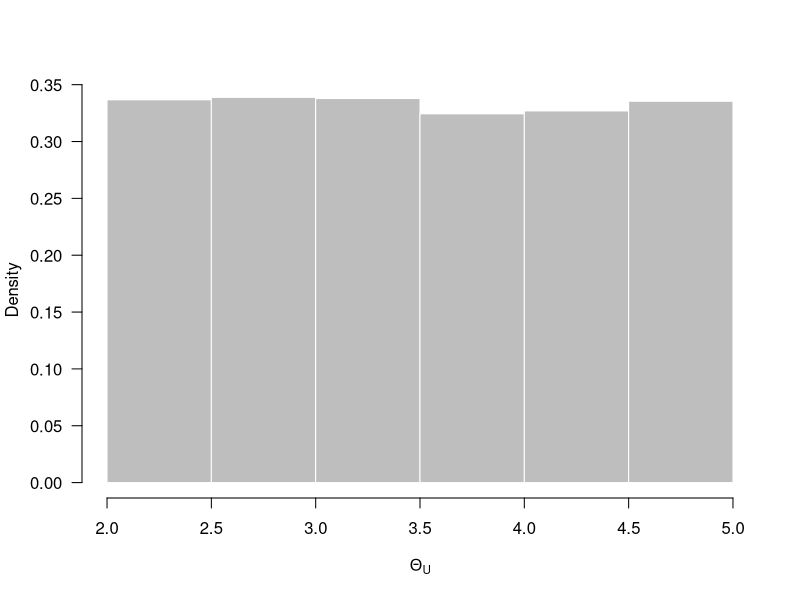
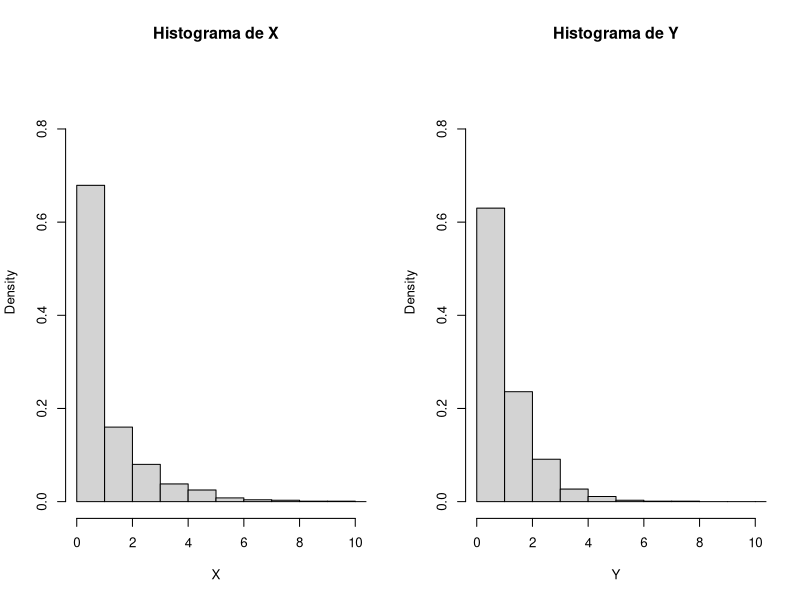

Generate these figures, in order, with R: (Note: this script raises an error after producing the figures.)
#Los n ́umeros aleatorios son la base esencial de la sim-ulaci ́on
#de  variables  aleatorias  que  veremos  m ́as  adelante. 
#Comoprimera experiencia supongamos que cada alumno de la universidadva a 
#elegir totalmente al azar un n ́umero entre 2 y 5.
set.seed(1113)
U=runif(20000,2,5)
hist(U,freq=F,col="gray",border="white",las=1,nclass=5,main="",font.main=1,xlab=expression(Theta[U]))


#Sean X e Y dos vectores de datos simulados:
X=rgamma(1000,rate=1/2,shape=1/2)
Y=rgamma(1000,rate=1,shape = 1)

par(mfrow=c(1,2),cex=0.8)

hist(X, freq = FALSE, ylim = c(0,0.9), xlim = c(0,10),breaks = seq(0,25,1), main = "Histograma de X")
hist(Y, freq = FALSE, ylim = c(0,0.9), xlim = c(0,10),breaks = seq(0,25,1), main = "Histograma de Y")

Tabla=rbind(c(mean(X),sd(X),sd(X)/mean(X),skewness(X)),c(mean(Y),sd(Y),sd(Y)/mean(Y),skewness(Y)))
colnames(Tabla)<-c("mu","sigma","delta","skewness")
rownames(Tabla)<-c("X","Y")
